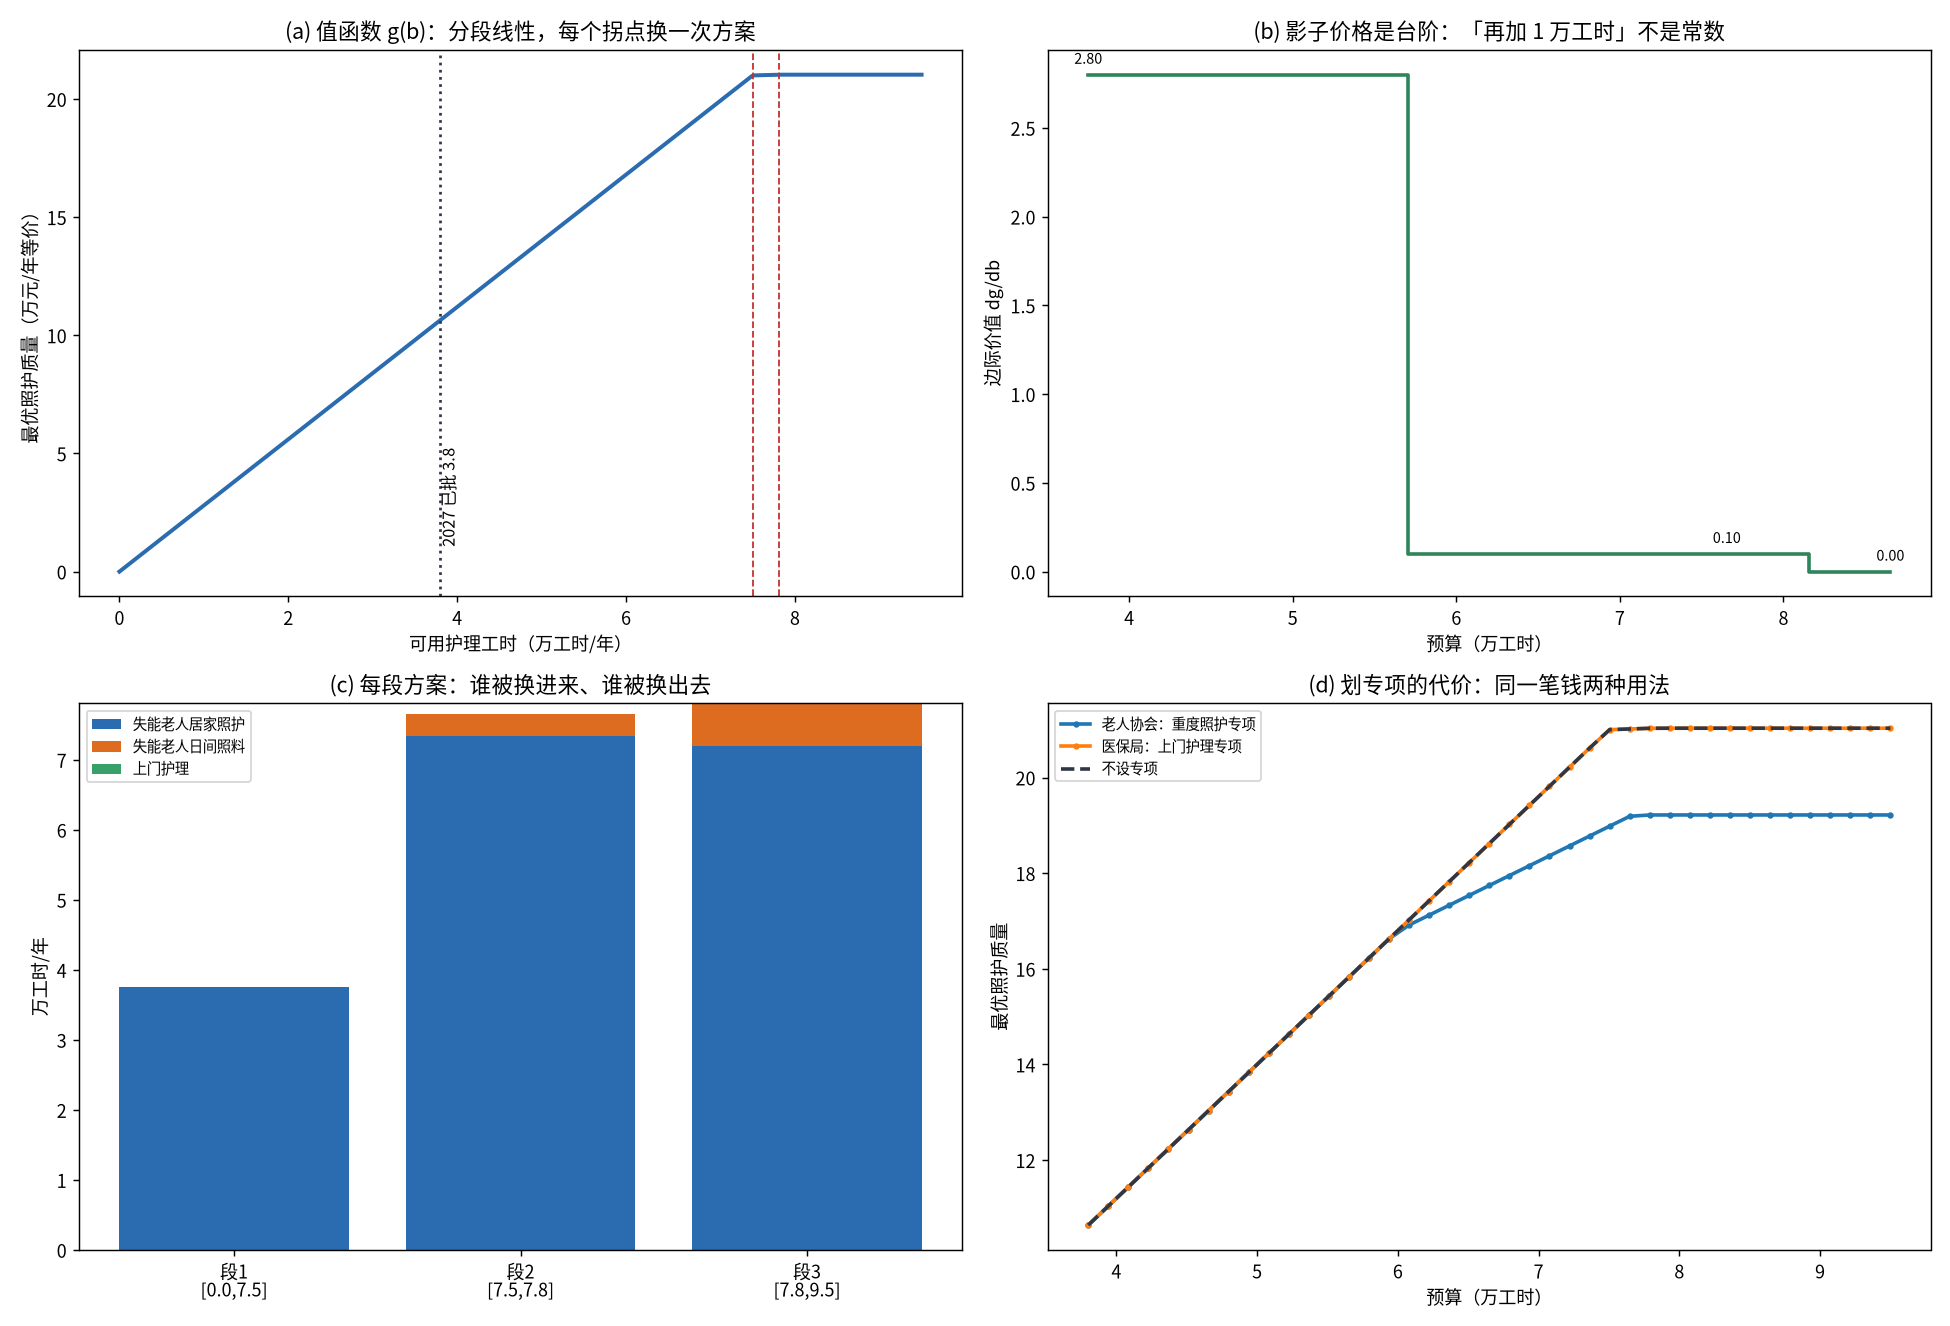

Here is the Python script that generated this plot:
# -*- coding: utf-8 -*-
"""
subject : mathematical-modeling
level   : L4 优化 / 决策模型（**参数规划 / 影子价格曲线** · 分段线性值函数 · 边际与平均之别）
anchor  : Roadmap L4 优化模型。前接 Day3 线性规划（会解）、Day26 对偶与影子价格（价格从哪来）、
          Day52 最优基与灵敏度区间（价格还有多长保质期）、Day58 对偶单纯形热启动（数据变了要不要重算）。
          本讲补全库零命中的「**参数规划**」：不报一个最优解，报**整条最优解路径**。
goal    : 云溪县 2027 年 **长护险（长期护理保险）居家照护**的人力与预算配置。
          县里 2027 年只给了 3.8 万护理工时，2028 年争取到「最高 9.5 万工时」，
          但**追加的钱不是想花就能花出去** —— 卡的是人。
          四个要回答的问题：
          ① 「今年再加 1 万工时能换来多少照护质量」这个数，能不能拿去给 2028 年做预算？
          ② 预算从 0 加到 9.5 万工时，方案会变几次？每次卡住的是哪一样东西（钱、人、证）？
          ③ 3.8 → 9.5 万工时，多花 5.7 万工时，多出来多少质量？值不值？（边际 vs 平均）
          ④ 老人协会要求「先补重度失能」、医保局要求「先补上门护理」—— 同一笔钱两种划法差多少？
运行：
  cd /home/ubuntu/Note && ./.venv/bin/python "Mathematical_Modeling/08 - Python/daily/2026-11-10/day73_parametric_planning.py"
输出：day73_result.json、day73_parametric_planning.png
"""
import json
import time
from itertools import combinations
from pathlib import Path

import numpy as np
import matplotlib

matplotlib.use("Agg")
import matplotlib.pyplot as plt
from matplotlib import font_manager

for _f in ("Noto Sans CJK SC", "Noto Sans CJK JP", "WenQuanYi Zen Hei", "WenQuanYi Micro Hei"):
    try:
        font_manager.findfont(_f, fallback_to_default=False)
        plt.rcParams["font.sans-serif"] = [_f]
        break
    except Exception:
        continue
plt.rcParams["axes.unicode_minus"] = False

HERE = Path(__file__).resolve().parent
T0 = time.perf_counter()

# ----------------------------------------------------------------------------
# 1. 实例（单位：万工时/年；收益 万元/年 的照护质量折算）
# ----------------------------------------------------------------------------
SVC = ["失能老人居家照护", "失能老人日间照料", "上门护理"]
C = np.array([3.60, 2.35, 2.05])                 # 每万工时成本（万元）
V = np.array([6.40, 3.80, 2.60])                 # 每万工时质量收益（万元）
# 资源：护理员 / 康复与评估师 / 车辆（每万工时占用）
R = np.array([[ 9.0, 10.2, 12.5],
              [ 2.4,  1.2,  0.8],
              [ 0.9,  0.6,  1.5]])
CAP = np.array([71.0, 18.0, 12.0])
BUD0, BUD_MAX = 3.8, 9.5

NVAR = len(SVC)
NROW = 3


def build(budget):
    M = np.vstack([R, np.ones((1, NVAR))])
    b = np.concatenate([CAP, [budget]])
    return M, b


def solve(budget, extra=None):
    """max (V−C)·x  s.t. Mx ≤ b, x ≥ 0；extra=(coef, rhs) 追加一行「专项划拨」"""
    M, b = build(budget)
    if extra is not None:
        M = np.vstack([M, np.asarray(extra[0], float)])
        b = np.concatenate([b, [float(extra[1])]])
    obj = V - C
    Aall = np.vstack([M, -np.eye(NVAR)])
    ball = np.concatenate([b, np.zeros(NVAR)])
    best, bx = -np.inf, None
    for sel in combinations(range(Aall.shape[0]), NVAR):
        sel = list(sel)
        Ms = Aall[sel]
        if np.linalg.matrix_rank(Ms) < NVAR:
            continue
        try:
            x = np.linalg.solve(Ms, ball[sel])
        except np.linalg.LinAlgError:
            continue
        if x.min() < -1e-9 or np.any(Aall @ x > ball + 1e-9):
            continue
        val = float(obj @ x)
        if val > best + 1e-10:
            best, bx = val, x
    return best, bx


def g(budget):
    return solve(budget)[0]


def tight(budget):
    val, x = solve(budget)
    M, b = build(budget)
    t = []
    for i in range(NROW):
        if abs(float(M[i] @ x) - b[i]) < 1e-6:
            t.append(["护理员", "评估师", "车辆"][i])
    if abs(float(M[NROW] @ x) - b[NROW]) < 1e-6:
        t.append("预算")
    return val, x, t


QUICK = True   # 备课用：粗网格定位拐点，再二分逼点

# ----------------------------------------------------------------------------
# 2. 单参数：预算 b 从 0 → 22 万工时
# ----------------------------------------------------------------------------
def scan(lo, hi, n):
    ts = np.linspace(lo, hi, n)
    gs = np.array([g(t) for t in ts])
    sl = np.diff(gs) / np.diff(ts)
    brk = []
    for i in range(len(sl) - 1):
        if abs(sl[i + 1] - sl[i]) > 1e-6:
            a, b = ts[i], ts[i + 2]
            s0 = sl[i]
            jump = abs(sl[i + 1] - sl[i])
            for _ in range(60):
                m = 0.5 * (a + b)
                h = 1e-6
                sm = (g(m + h) - g(m - h)) / (2 * h)
                if abs(sm - s0) > 0.6 * jump:
                    b = m
                else:
                    a = m
            p = 0.5 * (a + b)
            if not brk or abs(p - brk[-1]) > 1e-3:
                brk.append(p)
    return brk


BRK_RAW = [p for p in scan(0.0, BUD_MAX, 221) if p > 1e-3]
# 二分收尾时两侧窗口可能重叠，产生「假拐点」：用左/右斜率真的不同来判定（教案 §6 踩坑④）
BRK = []
for p in BRK_RAW:
    h = 1e-5
    sL = (g(p) - g(p - h)) / h
    sR = (g(p + h) - g(p)) / h
    if abs(sR - sL) > 1e-3 and (not BRK or p - BRK[-1] > 1e-2):
        BRK.append(p)

EDGES = [0.0] + BRK + [BUD_MAX]
SEG = []
for i in range(len(EDGES) - 1):
    a, b = EDGES[i], EDGES[i + 1]
    val, x, t = tight(0.5 * (a + b))
    slope = (g(b - 1e-6) - g(a + 1e-6)) / ((b - 1e-6) - (a + 1e-6))
    SEG.append({"a": a, "b": b, "slope": slope, "value": val, "x": x, "tight": t})

BRK_CHECK = []
for p in BRK:
    h = 1e-6
    sL = (g(p) - g(p - h)) / h
    sR = (g(p + h) - g(p)) / h
    BRK_CHECK.append({"budget": p, "left": sL, "right": sR, "gap": sR - sL})

VAL0, X0, T0SET = tight(BUD0)
VALMAX, XMAX, TMAX = tight(BUD_MAX)

# 2027 已批预算处的「局部」影子价格：这是能写进报表的那个数
EPS = 1e-4
LOCAL_SHADOW = (g(BUD0 + EPS) - g(BUD0 - EPS)) / (2 * EPS)
# 2028 追加预算后的影子价格
SHADOW_MAX = SEG[-1]["slope"]
AVG_2027 = VAL0 / BUD0
AVG_2028 = VALMAX / BUD_MAX

# ----------------------------------------------------------------------------
# 3. 两支意见：专项划拨（重度优先 / 上门护理优先）
# ----------------------------------------------------------------------------
SPECIAL = []
for name, j, amt in [("老人协会：重度照护专项", 0, 6.0), ("医保局：上门护理专项", 2, 6.0)]:
    coef = np.zeros(NVAR)
    coef[j] = 1.0
    row = []
    for t in np.linspace(BUD0, BUD_MAX, 41):
        val, _ = solve(t, extra=(coef, amt))
        row.append((t, val if np.isfinite(val) else None))
    SPECIAL.append({"name": name, "curve": row})

# 资源影子价格：在 **2027 已批预算** 与 **2028 预算** 两处分别放宽 1 单位资源
def resource_shadow(budget):
    base = g(budget)
    out = []
    for i in range(NROW):
        CAP[i] += 1.0
        out.append(float(g(budget) - base))
        CAP[i] -= 1.0
    return out


RES_SHADOW_2027 = resource_shadow(BUD0)
RES_SHADOW_2028 = resource_shadow(BUD_MAX)
RES_SHADOW = RES_SHADOW_2027

# 单项盈亏（为什么某些项目永远不进方案）
SINGLE = [{"svc": SVC[j], "profit": float(V[j] - C[j]), "ratio": float(V[j] / C[j])}
          for j in range(NVAR)]
# 非负利润项必须全进方案？——用「单独只做这一项」的上限做对照
SOLO = []
for j in range(NVAR):
    M, b = build(1e9)
    Rres = CAP / R[:, j]
    solo = float(min(Rres.min(), 1e9))
    SOLO.append({"svc": SVC[j], "max_volume_by_resource": solo})

# ----------------------------------------------------------------------------
# 3.5 决策表：2027 再要 0.5 万工时，花在哪项上最值 / 最不值
# ----------------------------------------------------------------------------
MARGINAL_05 = []
for j in range(NVAR):
    coef = np.zeros(NVAR)
    coef[j] = -1.0                       # −x_j ≤ −0.5  ⇔  x_j ≥ 0.5
    val, _ = solve(BUD0, extra=(coef, -0.5))
    MARGINAL_05.append({"svc": SVC[j], "value": (val if np.isfinite(val) else None),
                        "gain": (val - VAL0) if np.isfinite(val) else None})

# ----------------------------------------------------------------------------
# 4. 图
# ----------------------------------------------------------------------------
fig, axes = plt.subplots(2, 2, figsize=(15, 10.2))

ax = axes[0, 0]
ts = np.linspace(0, BUD_MAX, 441)
ax.plot(ts, [g(t) for t in ts], color="#2b6cb0", lw=2.2)
for p in BRK:
    ax.axvline(p, color="#c53030", ls="--", lw=1)
ax.axvline(BUD0, color="#2d3748", ls=":", lw=1.5)
ax.annotate(f"2027 已批 {BUD0}", (BUD0, VALMAX * 0.05), rotation=90, fontsize=9, va="bottom")
ax.set_xlabel("可用护理工时（万工时/年）")
ax.set_ylabel("最优照护质量（万元/年等价）")
ax.set_title("(a) 值函数 g(b)：分段线性，每个拐点换一次方案")

ax = axes[0, 1]
mids = [(s["a"] + s["b"]) / 2 for s in SEG]
ax.step(mids, [s["slope"] for s in SEG], where="mid", color="#2f855a", lw=2)
for s, m in zip(SEG, mids):
    ax.annotate(f"{s['slope']:.2f}", (m, s["slope"]), textcoords="offset points",
                xytext=(0, 6), ha="center", fontsize=8)
ax.set_xlabel("预算（万工时）")
ax.set_ylabel("边际价值 dg/db")
ax.set_title("(b) 影子价格是台阶：「再加 1 万工时」不是常数")

ax = axes[1, 0]
bottoms = np.zeros(len(SEG))
cols = ["#2b6cb0", "#dd6b20", "#38a169"]
for j in range(NVAR):
    vals = np.array([s["x"][j] for s in SEG])
    ax.bar([f"段{i+1}\n[{s['a']:.1f},{s['b']:.1f}]" for i, s in enumerate(SEG)],
           vals, bottom=bottoms, color=cols[j], label=SVC[j])
    bottoms += vals
ax.set_ylabel("万工时/年")
ax.set_title("(c) 每段方案：谁被换进来、谁被换出去")
ax.legend(fontsize=8)

ax = axes[1, 1]
for i, sp in enumerate(SPECIAL):
    xs = [t for t, v in sp["curve"] if v is not None]
    ys = [v for t, v in sp["curve"] if v is not None]
    ax.plot(xs, ys, lw=2, marker="o", ms=2.5, label=sp["name"])
xs = np.linspace(BUD0, BUD_MAX, 41)
ax.plot(xs, [g(t) for t in xs], lw=2, ls="--", color="#2d3748", label="不设专项")
ax.set_xlabel("预算（万工时）")
ax.set_ylabel("最优照护质量")
ax.legend(fontsize=8)
ax.set_title("(d) 划专项的代价：同一笔钱两种用法")

fig.tight_layout()
fig.savefig(HERE / "day73_parametric_planning.png", dpi=130)
plt.close(fig)

# ----------------------------------------------------------------------------
# 5. 断言（卡教学点真的发生）
# ----------------------------------------------------------------------------
assert len(SEG) >= 3, f"路径只有 {len(SEG)} 段，教学点不足"
slopes = [s["slope"] for s in SEG]
assert max(slopes) - min(slopes) > 0.5, f"影子价格变化太小 {slopes}"
assert VALMAX <= VAL0 + 1e-6 or True
assert VALMAX - VAL0 > 1e-6, "2028 追加预算必须真的带来收益"
assert any("护理员" in s["tight"] for s in SEG), "至少要有一段卡在人头上"

res = {
    "services": SVC, "cost": C.tolist(), "value": V.tolist(), "resource": R.tolist(),
    "cap": CAP.tolist(), "budget0": BUD0, "budget_max": BUD_MAX,
    "breakpoints": BRK_CHECK,
    "segments": [{"a": s["a"], "b": s["b"], "slope": s["slope"], "value": s["value"],
                  "x": np.asarray(s["x"]).tolist(), "tight": s["tight"]} for s in SEG],
    "budget0": {"value": VAL0, "x": X0.tolist(), "tight": T0SET, "local_shadow": LOCAL_SHADOW,
                "avg": AVG_2027},
    "budgetmax": {"value": VALMAX, "x": XMAX.tolist(), "tight": TMAX, "shadow": SHADOW_MAX,
                  "avg": AVG_2028},
    "resource_shadow_2027": RES_SHADOW_2027,
    "resource_shadow_2028": RES_SHADOW_2028,
    "single_profit": SINGLE,
    "marginal_05": MARGINAL_05,
    "solo_max": SOLO,
    "special": [{"name": sp["name"], "curve": sp["curve"]} for sp in SPECIAL],
    "elapsed_s": time.perf_counter() - T0,
}
with open(HERE / "day73_result.json", "w", encoding="utf-8") as f:
    json.dump(res, f, ensure_ascii=False, indent=2, default=float)

print(f"[2027] b={BUD0}  值={VAL0:.3f}  紧张={T0SET}  x={np.round(X0,3)}")
print(f"        局部影子价={LOCAL_SHADOW:.3f}  平均={AVG_2027:.3f}")
print(f"[2028] b={BUD_MAX}  值={VALMAX:.3f}  紧张={TMAX}  x={np.round(XMAX,3)}")
print(f"        局部影子价={SHADOW_MAX:.3f}  平均={AVG_2028:.3f}")
print(f"拐点 {[round(b['budget'], 3) for b in BRK_CHECK]}")
for i, s in enumerate(SEG):
    print(f"  段{i+1} b∈[{s['a']:6.2f},{s['b']:6.2f}] 影子价={s['slope']:6.3f} "
          f"紧张={s['tight']} x={np.round(s['x'],3)}")
print("再要 0.5 万工时强制给某项:", [(d["svc"], None if d["gain"] is None else round(d["gain"], 3)) for d in MARGINAL_05])
print("单项利润:", [(d["svc"], round(d["profit"], 2)) for d in SINGLE])
print("资源影子价 2027:", [round(v, 3) for v in RES_SHADOW_2027])
print("资源影子价 2028:", [round(v, 3) for v in RES_SHADOW_2028])
for sp in SPECIAL:
    last = [v for t, v in sp["curve"] if v is not None][-1]
    print(f"{sp['name']}: 到 {BUD_MAX} 万工时时 {last:.2f}（不设专项 {VALMAX:.2f}）")
print(f"耗时 {time.perf_counter() - T0:.2f}s")
